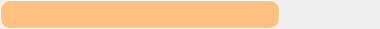
<?xml version="1.0" encoding="UTF-8"?>
<ui version="4.0">
 <class>MessRecvContentForm</class>
 <widget class="QFrame" name="MessRecvContentForm">
  <property name="geometry">
   <rect>
    <x>0</x>
    <y>0</y>
    <width>380</width>
    <height>29</height>
   </rect>
  </property>
  <property name="sizePolicy">
   <sizepolicy hsizetype="Preferred" vsizetype="Minimum">
    <horstretch>0</horstretch>
    <verstretch>0</verstretch>
   </sizepolicy>
  </property>
  <property name="windowTitle">
   <string>Frame</string>
  </property>
  <layout class="QHBoxLayout" name="horizontalLayout">
   <property name="spacing">
    <number>0</number>
   </property>
   <property name="leftMargin">
    <number>0</number>
   </property>
   <property name="topMargin">
    <number>0</number>
   </property>
   <property name="rightMargin">
    <number>0</number>
   </property>
   <property name="bottomMargin">
    <number>0</number>
   </property>
   <item>
    <widget class="QLabel" name="mess_label">
     <property name="sizePolicy">
      <sizepolicy hsizetype="Minimum" vsizetype="Minimum">
       <horstretch>0</horstretch>
       <verstretch>0</verstretch>
      </sizepolicy>
     </property>
     <property name="minimumSize">
      <size>
       <width>0</width>
       <height>0</height>
      </size>
     </property>
     <property name="styleSheet">
      <string notr="true">background-color: #ffc180;
border: 1px solid white;
border-radius: 10px;
padding: 5px;
font-size: 14px;</string>
     </property>
     <property name="frameShadow">
      <enum>QFrame::Plain</enum>
     </property>
     <property name="text">
      <string/>
     </property>
     <property name="textFormat">
      <enum>Qt::AutoText</enum>
     </property>
     <property name="scaledContents">
      <bool>false</bool>
     </property>
     <property name="wordWrap">
      <bool>true</bool>
     </property>
     <property name="textInteractionFlags">
      <set>Qt::LinksAccessibleByMouse|Qt::TextSelectableByMouse</set>
     </property>
    </widget>
   </item>
   <item>
    <spacer name="mess_spacerMax">
     <property name="orientation">
      <enum>Qt::Horizontal</enum>
     </property>
     <property name="sizeType">
      <enum>QSizePolicy::Minimum</enum>
     </property>
     <property name="sizeHint" stdset="0">
      <size>
       <width>100</width>
       <height>10</height>
      </size>
     </property>
    </spacer>
   </item>
  </layout>
 </widget>
 <resources/>
 <connections/>
</ui>
